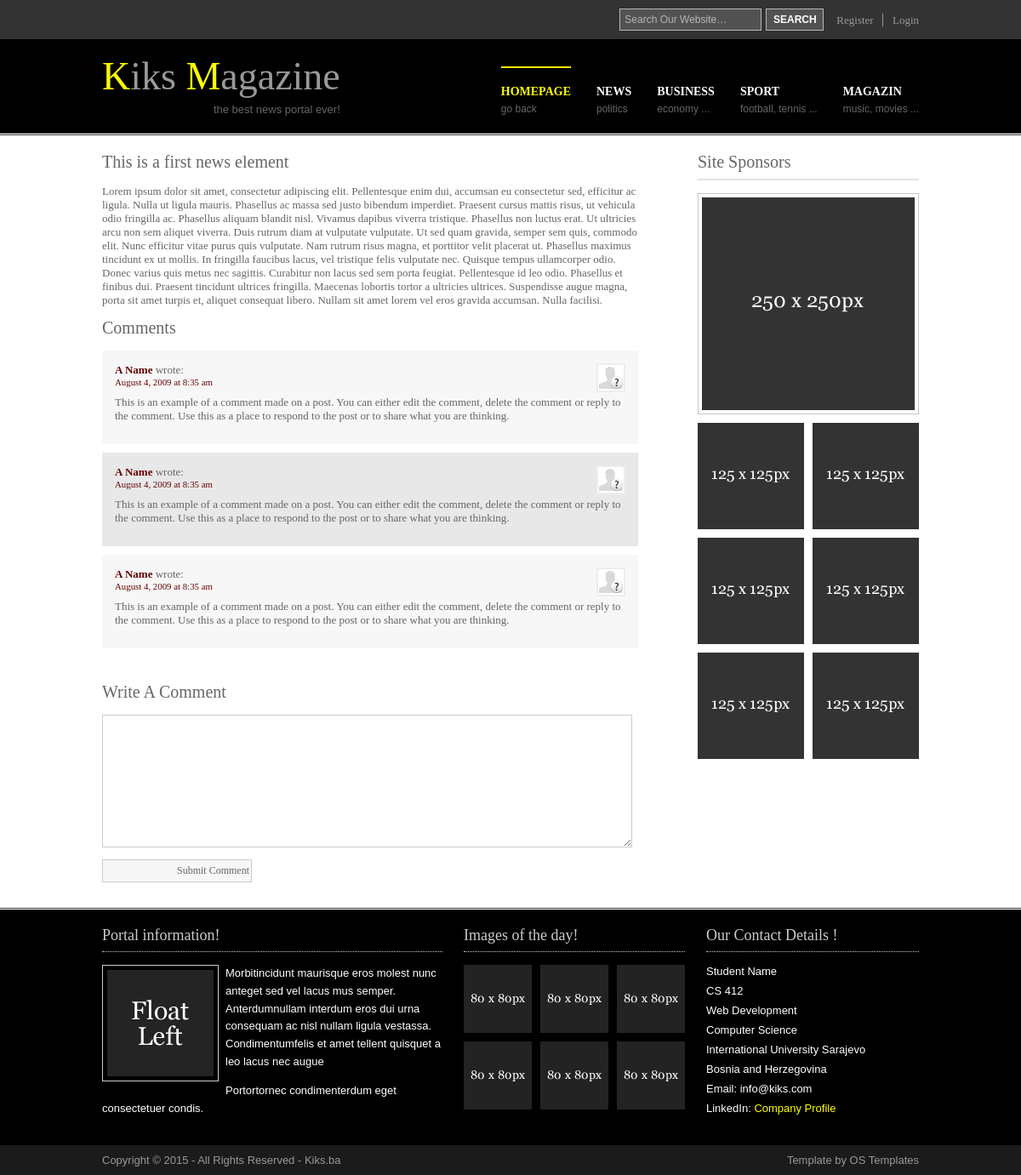
Page /news_item.php?id=1 on the committed database.
### tables this page shows
CREATE TABLE news (
news_id TINYINT UNSIGNED NOT NULL AUTO_INCREMENT,
title VARCHAR(160) NOT NULL,
date DATETIME NOT NULL,
source VARCHAR(100) NOT NULL,
category VARCHAR(50) NOT NULL,
body LONGTEXT NOT NULL,
PRIMARY KEY (news_id)
);

### news_item.php (the view, shortened to what this page needs)
<?php
    require ('./mysqli_connect.php');
    $q = "SELECT * FROM news WHERE news_id={$_GET['id']}";
    $r = @mysqli_query ($dbc, $q);
    $row = mysqli_fetch_array($r);
    $title=$row['title'];
    $body=$row['body'];
    ?>
    <div class="post-element">
        <h1><?php echo "$title"; ?></h1>
        <p> <?php echo "$body";?></p>
    </div>
<div id="comments">
    <h2>Comments</h2>
    <ul class="commentlist">
        <li class="comment_odd">
            <div class="author"><img class="avatar" src="../images/demo/avatar.gif" width="32" height="32" alt="" /><span class="name"><a href="#">A Name</a></span> <span class="wrote">wrote:</span></div>
            <div class="submitdate"><a href="#">August 4, 2009 at 8:35 am</a></div>
            <p>This is an example of a comment made on a post. You can either edit the comment, delete the comment or reply to the comment. Use this as a place to respond to the post or to share what you are thinking.</p>
        </li>
        <li class="comment_even">
            <div class="author"><img class="avatar" src="../images/demo/avatar.gif" width="32" height="32" alt="" /><span class="name"><a href="#">A Name</a></span> <span class="wrote">wrote:</span></div>
            <div class="submitdate"><a href="#">August 4, 2009 at 8:35 am</a></div>
            <p>This is an example of a comment made on a post. You can either edit the comment, delete the comment or reply to the comment. Use this as a place to respond to the post or to share what you are thinking.</p>
        </li>
        <li class="comment_odd">
            <div class="author"><img class="avatar" src="../images/demo/avatar.gif" width="32" height="32" alt="" /><span class="name"><a href="#">A Name</a></span> <span class="wrote">wrote:</span></div>
            <div class="submitdate"><a href="#">August 4, 2009 at 8:35 am</a></div>
            <p>This is an example of a comment made on a post. You can either edit the comment, delete the comment or reply to the comment. Use this as a place to respond to the post or to share what you are thinking.</p>
        </li>
    </ul>
</div>
<h2>Write A Comment</h2>
<div id="respond">
    <form action="news_item.php" method="post">
        <p>
            <textarea name="comment" id="comment" cols="100%" rows="10"></textarea>
        </p>
        <p>
            <input name="submit" type="submit" id="submit" value="Submit Comment" />
        </p>
    </form>
</div>

### layout/styles/navi.css (style rules this page uses)
#topnav { display:block; float:right; margin-top:22px; width:600px; font-size:14px; font-family:Georgia, "Times New Roman", Times, serif; }
#topnav ul, #topnav li { margin:0; padding:0; list-style:none; }
#topnav li { float:right; margin-right:30px; }
#topnav li span { display:block; margin:5px 0 0 0; padding:0; font-size:12px; font-weight:bold; font-family:Arial, Helvetica, sans-serif; text-transform:lowercase; color:#666666; background-color:#000000; font-weight:normal; line-height:normal; }
#topnav li a:link, #topnav li a:visited, #topnav li a:hover { display:block; margin:0; padding:20px 0 0 0; color:#FFFFFF; background-color:#000000; text-transform:uppercase; border-top:2px solid #000000; font-weight:bold; }
#topnav li a:hover, #topnav li.active a { color:#FFFF00; background-color:#000000; border-top-color:#FFFF00; }
#topnav li.last { margin-right:0; }

### layout/styles/forms.css (style rules this page uses)
form, fieldset, legend { margin:0; padding:0; border:none; }
input, textarea, select { font-size:12px; font-family:Georgia, "Times New Roman", Times, serif; }
#topline input { display:block; float:left; width:155px; margin:0 5px 0 0; padding:5px; color:#B6B6B6; background-color:#525252; border:1px solid #B6B6B6; font-size:12px; font-family:Arial, Helvetica, sans-serif; }
#topline input#go { width:68px; height:26px; margin:0; padding:4px 0; text-transform:uppercase; color:#FFFFFF; background-color:#525252; border:1px solid #B6B6B6; cursor:pointer; font-weight:bold; font-family:Arial, Helvetica, sans-serif; }
.container #respond { display:block; width:100%; }
.container #respond input { width:170px; padding:2px; border:1px solid #CCCCCC; margin:5px 5px 0 0; }
.container #respond textarea { width:98%; border:1px solid #CCCCCC; padding:2px; overflow:auto; }
.container #respond p { margin:5px 0; }
.container #respond #submit, .container #respond #reset { margin:5px 0px; padding:5px 87px 5px 87px; color:#666666; background-color:#F7F7F7; border:1px solid #CCCCCC; cursor:pointer; }

### rows in the picture
news: title "This is a first news element", body "Lorem ipsum dolor sit amet, consectetur adipiscing elit. Pellentesque enim dui, accumsan eu consectetur sed, efficitur ac ligula. Nulla ut ligula mauris. Phasellus ac massa sed justo bibendum imperdiet. Praesent cursus mattis risus, ut vehicula odio fringilla ac. Phasellus aliquam blandit nisl. Vivamus dapibus viverra tristique. Phasellus non luctus erat. Ut ultricies arcu non sem aliquet viverra. Duis rutrum diam at vulputate vulputate. Ut sed quam gravida, semper sem quis, commodo elit. Nunc efficitur vitae purus quis vulputate. Nam rutrum risus magna, et porttitor velit placerat ut. Phasellus maximus tincidunt ex ut mollis. In fringilla faucibus lacus, vel tristique felis vulputate nec.…"
